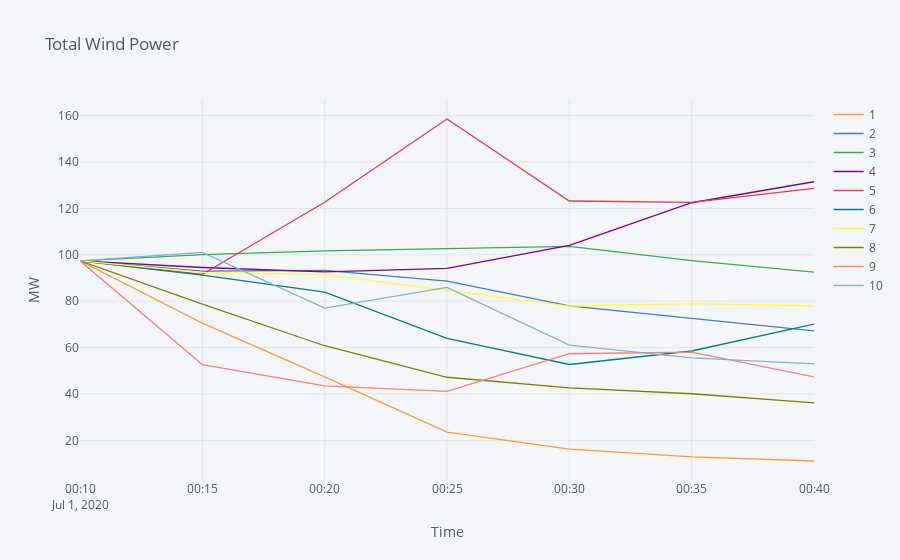

Here is the notebook cell this chart was saved with:
### Markdown cell above
# plot

### Code cell
# total power
# choose sim_timestamp for which to plot all scenarios
sim_timestamp = sim_timestamps[0]

# all needed period timestamps: t0,t1,...
timestamps = pd.date_range(
    start=sim_timestamp - pd.Timedelta("5min"), periods=n_periods + 1, freq="5min"
)
plot_df = pd.DataFrame(index=timestamps, columns=range(1, n_scenarios + 1),)
for scenario_nr in range(1, n_scenarios + 1):
    s = all_scenarios_df.loc[(sim_timestamp, scenario_nr,)].sum(axis=1)
    s.loc[timestamps[0]] = grid.actuals.loc[timestamps[0]].loc["TotalPower"]

    plot_df[scenario_nr] = s
plot_df.iplot(xTitle="Time", yTitle="MW", title="Total Wind Power", asImage=True,)

### Figure 1 — Plotly figure (JSON) as saved in the notebook; plotly's stock layout.template omitted (floating-point values rounded to 4 significant figures)
{"data": [{"line": {"color": "rgba(255, 153, 51, 1.0)", "dash": "solid", "shape": "linear", "width": 1.3}, "mode": "lines", "name": "1", "text": "", "type": "scatter", "x": ["2020-07-01 00:10:00+00:00", "2020-07-01 00:15:00+00:00", "2020-07-01 00:20:00+00:00", "2020-07-01 00:25:00+00:00", "2020-07-01 00:30:00+00:00", "2020-07-01 00:35:00+00:00", "2020-07-01 00:40:00+00:00"], "y": [97.42, 70.52, 47.38, 23.56, 16.22, 12.84, 11.1]}, {"line": {"color": "rgba(55, 128, 191, 1.0)", "dash": "solid", "shape": "linear", "width": 1.3}, "mode": "lines", "name": "2", "text": "", "type": "scatter", "x": ["2020-07-01 00:10:00+00:00", "2020-07-01 00:15:00+00:00", "2020-07-01 00:20:00+00:00", "2020-07-01 00:25:00+00:00", "2020-07-01 00:30:00+00:00", "2020-07-01 00:35:00+00:00", "2020-07-01 00:40:00+00:00"], "y": [97.42, 92.95, 93.27, 88.67, 77.95, 72.67, 67.22]}, {"line": {"color": "rgba(50, 171, 96, 1.0)", "dash": "solid", "shape": "linear", "width": 1.3}, "mode": "lines", "name": "3", "text": "", "type": "scatter", "x": ["2020-07-01 00:10:00+00:00", "2020-07-01 00:15:00+00:00", "2020-07-01 00:20:00+00:00", "2020-07-01 00:25:00+00:00", "2020-07-01 00:30:00+00:00", "2020-07-01 00:35:00+00:00", "2020-07-01 00:40:00+00:00"], "y": [97.42, 100.1, 101.7, 102.8, 103.6, 97.48, 92.49]}, {"line": {"color": "rgba(128, 0, 128, 1.0)", "dash": "solid", "shape": "linear", "width": 1.3}, "mode": "lines", "name": "4", "text": "", "type": "scatter", "x": ["2020-07-01 00:10:00+00:00", "2020-07-01 00:15:00+00:00", "2020-07-01 00:20:00+00:00", "2020-07-01 00:25:00+00:00", "2020-07-01 00:30:00+00:00", "2020-07-01 00:35:00+00:00", "2020-07-01 00:40:00+00:00"], "y": [97.42, 94.53, 92.67, 94.15, 104.1, 122.4, 131.5]}, {"line": {"color": "rgba(219, 64, 82, 1.0)", "dash": "solid", "shape": "linear", "width": 1.3}, "mode": "lines", "name": "5", "text": "", "type": "scatter", "x": ["2020-07-01 00:10:00+00:00", "2020-07-01 00:15:00+00:00", "2020-07-01 00:20:00+00:00", "2020-07-01 00:25:00+00:00", "2020-07-01 00:30:00+00:00", "2020-07-01 00:35:00+00:00", "2020-07-01 00:40:00+00:00"], "y": [97.42, 91.59, 122.7, 158.5, 123.2, 122.6, 128.7]}, {"line": {"color": "rgba(0, 128, 128, 1.0)", "dash": "solid", "shape": "linear", "width": 1.3}, "mode": "lines", "name": "6", "text": "", "type": "scatter", "x": ["2020-07-01 00:10:00+00:00", "2020-07-01 00:15:00+00:00", "2020-07-01 00:20:00+00:00", "2020-07-01 00:25:00+00:00", "2020-07-01 00:30:00+00:00", "2020-07-01 00:35:00+00:00", "2020-07-01 00:40:00+00:00"], "y": [97.42, 91.21, 83.94, 64.0, 52.71, 58.52, 70.12]}, {"line": {"color": "rgba(255, 255, 51, 1.0)", "dash": "solid", "shape": "linear", "width": 1.3}, "mode": "lines", "name": "7", "text": "", "type": "scatter", "x": ["2020-07-01 00:10:00+00:00", "2020-07-01 00:15:00+00:00", "2020-07-01 00:20:00+00:00", "2020-07-01 00:25:00+00:00", "2020-07-01 00:30:00+00:00", "2020-07-01 00:35:00+00:00", "2020-07-01 00:40:00+00:00"], "y": [97.42, 92.39, 91.45, 84.73, 77.91, 78.96, 77.94]}, {"line": {"color": "rgba(128, 128, 0, 1.0)", "dash": "solid", "shape": "linear", "width": 1.3}, "mode": "lines", "name": "8", "text": "", "type": "scatter", "x": ["2020-07-01 00:10:00+00:00", "2020-07-01 00:15:00+00:00", "2020-07-01 00:20:00+00:00", "2020-07-01 00:25:00+00:00", "2020-07-01 00:30:00+00:00", "2020-07-01 00:35:00+00:00", "2020-07-01 00:40:00+00:00"], "y": [97.42, 78.78, 60.79, 47.2, 42.6, 40.1, 36.14]}, {"line": {"color": "rgba(251, 128, 114, 1.0)", "dash": "solid", "shape": "linear", "width": 1.3}, "mode": "lines", "name": "9", "text": "", "type": "scatter", "x": ["2020-07-01 00:10:00+00:00", "2020-07-01 00:15:00+00:00", "2020-07-01 00:20:00+00:00", "2020-07-01 00:25:00+00:00", "2020-07-01 00:30:00+00:00", "2020-07-01 00:35:00+00:00", "2020-07-01 00:40:00+00:00"], "y": [97.42, 52.66, 43.46, 41.15, 57.35, 58.04, 47.38]}, {"line": {"color": "rgba(128, 177, 211, 1.0)", "dash": "solid", "shape": "linear", "width": 1.3}, "mode": "lines", "name": "10", "text": "", "type": "scatter", "x": ["2020-07-01 00:10:00+00:00", "2020-07-01 00:15:00+00:00", "2020-07-01 00:20:00+00:00", "2020-07-01 00:25:00+00:00", "2020-07-01 00:30:00+00:00", "2020-07-01 00:35:00+00:00", "2020-07-01 00:40:00+00:00"], "y": [97.42, 101.1, 77.01, 85.92, 61.06, 55.6, 52.94]}], "layout": {"legend": {"bgcolor": "#F5F6F9", "font": {"color": "#4D5663"}}, "paper_bgcolor": "#F5F6F9", "plot_bgcolor": "#F5F6F9", "title": {"font": {"color": "#4D5663"}, "text": "Total Wind Power"}, "xaxis": {"gridcolor": "#E1E5ED", "showgrid": true, "tickfont": {"color": "#4D5663"}, "title": {"font": {"color": "#4D5663"}, "text": "Time"}, "zerolinecolor": "#E1E5ED"}, "yaxis": {"gridcolor": "#E1E5ED", "showgrid": true, "tickfont": {"color": "#4D5663"}, "title": {"font": {"color": "#4D5663"}, "text": "MW"}, "zerolinecolor": "#E1E5ED"}}}
